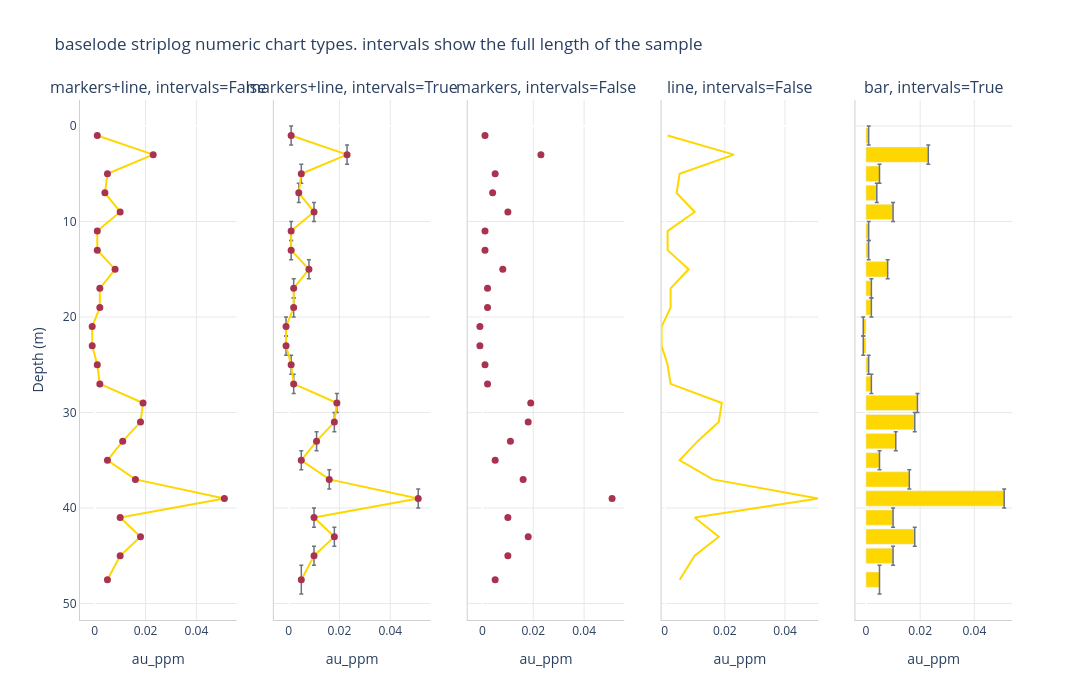

The code cell stored with this chart in its notebook:
### Markdown cell above
### Numeric — Assay (Au PPM)

### Code cell
# Hole has Au data and matching collar + survey records
# hole_id is the full concatenated key; datasource_hole_id holds the short company hole id 
NUMERIC_HOLE = "81604ForrestaniaWWRC015"
df_assay_hole = assay_df[assay_df[HOLE_ID] == NUMERIC_HOLE]
print(f"{NUMERIC_HOLE}: {len(df_assay_hole)} intervals, {df_assay_hole['au_ppm'].notna().sum()} Au values")

# here we use subplots, which can be zoomed in tandem. 
from plotly.subplots import make_subplots

fig1 = plot_drillhole_trace(df=df_assay_hole, value_col="au_ppm", chart_type="markers+line", intervals=False)
fig2 = plot_drillhole_trace(df=df_assay_hole, value_col="au_ppm", chart_type="markers+line", intervals=True)
fig3 = plot_drillhole_trace(df=df_assay_hole, value_col="au_ppm", chart_type="markers", intervals=False)
fig4 = plot_drillhole_trace(df=df_assay_hole, value_col="au_ppm", chart_type="line", intervals=False)
fig5 = plot_drillhole_trace(df=df_assay_hole, value_col="au_ppm", chart_type="bar", intervals=True)

combined = make_subplots(rows=1, cols=5, shared_yaxes=True,
subplot_titles=["markers+line, intervals=False", "markers+line, intervals=True", "markers, intervals=False", "line, intervals=False", "bar, intervals=True"])
for trace in fig1.data:
    combined.add_trace(trace, row=1, col=1)
for trace in fig2.data:
    combined.add_trace(trace, row=1, col=2)
for trace in fig3.data:
    combined.add_trace(trace, row=1, col=3)
for trace in fig4.data:
    combined.add_trace(trace, row=1, col=4)
for trace in fig5.data:
    combined.add_trace(trace, row=1, col=5)

combined.update_layout(width=1500, height=700, showlegend=False,
paper_bgcolor="white", plot_bgcolor="white")
combined.update_xaxes(title_text="au_ppm", gridcolor="#e8e8e8", linecolor="#d0d0d0")
combined.update_yaxes(autorange="reversed", gridcolor="#e8e8e8", linecolor="#d0d0d0")
combined.update_yaxes(title_text="Depth (m)", row=1, col=1)

combined.update_layout(title_text=f"baselode striplog numeric chart types. intervals show the full length of the sample")

combined.show()

### Figure 1 — Plotly figure (JSON) as saved in the notebook; plotly's stock layout.template omitted (floating-point values rounded to 4 significant figures)
{"data": [{"customdata": [[46.0, 49.0], [44.0, 46.0], [42.0, 44.0], [40.0, 42.0], [38.0, 40.0], [36.0, 38.0], [34.0, 36.0], [32.0, 34.0], [30.0, 32.0], [28.0, 30.0], [26.0, 28.0], [24.0, 26.0], [22.0, 24.0], [20.0, 22.0], [18.0, 20.0], [16.0, 18.0], [14.0, 16.0], [12.0, 14.0], [10.0, 12.0], [8.0, 10.0], [6.0, 8.0], [4.0, 6.0], [2.0, 4.0], [0.0, 2.0]], "hovertemplate": "au_ppm: %{x}<br>from: %{customdata[0]:.3f} to: %{customdata[1]:.3f}<extra></extra>", "line": {"color": "#FFD700", "width": 2}, "marker": {"color": "#a8324f", "size": 7}, "mode": "lines+markers", "type": "scatter", "x": [0.005, 0.01, 0.018, 0.01, 0.051, 0.016, 0.005, 0.011, 0.018, 0.019, 0.002, 0.001, -0.001, -0.001, 0.002, 0.002, 0.008, 0.001, 0.001, 0.01, 0.004, 0.005, 0.023, 0.001], "xaxis": "x", "y": [47.5, 45.0, 43.0, 41.0, 39.0, 37.0, 35.0, 33.0, 31.0, 29.0, 27.0, 25.0, 23.0, 21.0, 19.0, 17.0, 15.0, 13.0, 11.0, 9.0, 7.0, 5.0, 3.0, 1.0], "yaxis": "y"}, {"customdata": [[46.0, 49.0], [44.0, 46.0], [42.0, 44.0], [40.0, 42.0], [38.0, 40.0], [36.0, 38.0], [34.0, 36.0], [32.0, 34.0], [30.0, 32.0], [28.0, 30.0], [26.0, 28.0], [24.0, 26.0], [22.0, 24.0], [20.0, 22.0], [18.0, 20.0], [16.0, 18.0], [14.0, 16.0], [12.0, 14.0], [10.0, 12.0], [8.0, 10.0], [6.0, 8.0], [4.0, 6.0], [2.0, 4.0], [0.0, 2.0]], "error_y": {"array": [1.5, 1.0, 1.0, 1.0, 1.0, 1.0, 1.0, 1.0, 1.0, 1.0, 1.0, 1.0, 1.0, 1.0, 1.0, 1.0, 1.0, 1.0, 1.0, 1.0, 1.0, 1.0, 1.0, 1.0], "arrayminus": [1.5, 1.0, 1.0, 1.0, 1.0, 1.0, 1.0, 1.0, 1.0, 1.0, 1.0, 1.0, 1.0, 1.0, 1.0, 1.0, 1.0, 1.0, 1.0, 1.0, 1.0, 1.0, 1.0, 1.0], "color": "#6b7280", "symmetric": false, "thickness": 1.5, "type": "data", "width": 2}, "hovertemplate": "au_ppm: %{x}<br>from: %{customdata[0]:.3f} to: %{customdata[1]:.3f}<extra></extra>", "line": {"color": "#FFD700", "width": 2}, "marker": {"color": "#a8324f", "size": 7}, "mode": "lines+markers", "type": "scatter", "x": [0.005, 0.01, 0.018, 0.01, 0.051, 0.016, 0.005, 0.011, 0.018, 0.019, 0.002, 0.001, -0.001, -0.001, 0.002, 0.002, 0.008, 0.001, 0.001, 0.01, 0.004, 0.005, 0.023, 0.001], "xaxis": "x2", "y": [47.5, 45.0, 43.0, 41.0, 39.0, 37.0, 35.0, 33.0, 31.0, 29.0, 27.0, 25.0, 23.0, 21.0, 19.0, 17.0, 15.0, 13.0, 11.0, 9.0, 7.0, 5.0, 3.0, 1.0], "yaxis": "y2"}, {"customdata": [[46.0, 49.0], [44.0, 46.0], [42.0, 44.0], [40.0, 42.0], [38.0, 40.0], [36.0, 38.0], [34.0, 36.0], [32.0, 34.0], [30.0, 32.0], [28.0, 30.0], [26.0, 28.0], [24.0, 26.0], [22.0, 24.0], [20.0, 22.0], [18.0, 20.0], [16.0, 18.0], [14.0, 16.0], [12.0, 14.0], [10.0, 12.0], [8.0, 10.0], [6.0, 8.0], [4.0, 6.0], [2.0, 4.0], [0.0, 2.0]], "hovertemplate": "au_ppm: %{x}<br>from: %{customdata[0]:.3f} to: %{customdata[1]:.3f}<extra></extra>", "line": {"color": "#FFD700", "width": 2}, "marker": {"color": "#a8324f", "size": 7}, "mode": "markers", "type": "scatter", "x": [0.005, 0.01, 0.018, 0.01, 0.051, 0.016, 0.005, 0.011, 0.018, 0.019, 0.002, 0.001, -0.001, -0.001, 0.002, 0.002, 0.008, 0.001, 0.001, 0.01, 0.004, 0.005, 0.023, 0.001], "xaxis": "x3", "y": [47.5, 45.0, 43.0, 41.0, 39.0, 37.0, 35.0, 33.0, 31.0, 29.0, 27.0, 25.0, 23.0, 21.0, 19.0, 17.0, 15.0, 13.0, 11.0, 9.0, 7.0, 5.0, 3.0, 1.0], "yaxis": "y3"}, {"customdata": [[46.0, 49.0], [44.0, 46.0], [42.0, 44.0], [40.0, 42.0], [38.0, 40.0], [36.0, 38.0], [34.0, 36.0], [32.0, 34.0], [30.0, 32.0], [28.0, 30.0], [26.0, 28.0], [24.0, 26.0], [22.0, 24.0], [20.0, 22.0], [18.0, 20.0], [16.0, 18.0], [14.0, 16.0], [12.0, 14.0], [10.0, 12.0], [8.0, 10.0], [6.0, 8.0], [4.0, 6.0], [2.0, 4.0], [0.0, 2.0]], "hovertemplate": "au_ppm: %{x}<br>from: %{customdata[0]:.3f} to: %{customdata[1]:.3f}<extra></extra>", "line": {"color": "#FFD700", "width": 2}, "marker": {"color": "#a8324f", "size": 7}, "mode": "lines", "type": "scatter", "x": [0.005, 0.01, 0.018, 0.01, 0.051, 0.016, 0.005, 0.011, 0.018, 0.019, 0.002, 0.001, -0.001, -0.001, 0.002, 0.002, 0.008, 0.001, 0.001, 0.01, 0.004, 0.005, 0.023, 0.001], "xaxis": "x4", "y": [47.5, 45.0, 43.0, 41.0, 39.0, 37.0, 35.0, 33.0, 31.0, 29.0, 27.0, 25.0, 23.0, 21.0, 19.0, 17.0, 15.0, 13.0, 11.0, 9.0, 7.0, 5.0, 3.0, 1.0], "yaxis": "y4"}, {"customdata": [[46.0, 49.0], [44.0, 46.0], [42.0, 44.0], [40.0, 42.0], [38.0, 40.0], [36.0, 38.0], [34.0, 36.0], [32.0, 34.0], [30.0, 32.0], [28.0, 30.0], [26.0, 28.0], [24.0, 26.0], [22.0, 24.0], [20.0, 22.0], [18.0, 20.0], [16.0, 18.0], [14.0, 16.0], [12.0, 14.0], [10.0, 12.0], [8.0, 10.0], [6.0, 8.0], [4.0, 6.0], [2.0, 4.0], [0.0, 2.0]], "error_y": {"array": [1.5, 1.0, 1.0, 1.0, 1.0, 1.0, 1.0, 1.0, 1.0, 1.0, 1.0, 1.0, 1.0, 1.0, 1.0, 1.0, 1.0, 1.0, 1.0, 1.0, 1.0, 1.0, 1.0, 1.0], "arrayminus": [1.5, 1.0, 1.0, 1.0, 1.0, 1.0, 1.0, 1.0, 1.0, 1.0, 1.0, 1.0, 1.0, 1.0, 1.0, 1.0, 1.0, 1.0, 1.0, 1.0, 1.0, 1.0, 1.0, 1.0], "color": "#6b7280", "symmetric": false, "thickness": 1.5, "type": "data", "width": 2}, "hovertemplate": "au_ppm: %{x}<br>from: %{customdata[0]:.3f} to: %{customdata[1]:.3f}<extra></extra>", "marker": {"color": "#FFD700"}, "orientation": "h", "type": "bar", "x": [0.005, 0.01, 0.018, 0.01, 0.051, 0.016, 0.005, 0.011, 0.018, 0.019, 0.002, 0.001, -0.001, -0.001, 0.002, 0.002, 0.008, 0.001, 0.001, 0.01, 0.004, 0.005, 0.023, 0.001], "xaxis": "x5", "y": [47.5, 45.0, 43.0, 41.0, 39.0, 37.0, 35.0, 33.0, 31.0, 29.0, 27.0, 25.0, 23.0, 21.0, 19.0, 17.0, 15.0, 13.0, 11.0, 9.0, 7.0, 5.0, 3.0, 1.0], "yaxis": "y5"}], "layout": {"annotations": [{"font": {"size": 16}, "showarrow": false, "text": "markers+line, intervals=False", "x": 0.084, "xanchor": "center", "xref": "paper", "y": 1.0, "yanchor": "bottom", "yref": "paper"}, {"font": {"size": 16}, "showarrow": false, "text": "markers+line, intervals=True", "x": 0.292, "xanchor": "center", "xref": "paper", "y": 1.0, "yanchor": "bottom", "yref": "paper"}, {"font": {"size": 16}, "showarrow": false, "text": "markers, intervals=False", "x": 0.5, "xanchor": "center", "xref": "paper", "y": 1.0, "yanchor": "bottom", "yref": "paper"}, {"font": {"size": 16}, "showarrow": false, "text": "line, intervals=False", "x": 0.708, "xanchor": "center", "xref": "paper", "y": 1.0, "yanchor": "bottom", "yref": "paper"}, {"font": {"size": 16}, "showarrow": false, "text": "bar, intervals=True", "x": 0.916, "xanchor": "center", "xref": "paper", "y": 1.0, "yanchor": "bottom", "yref": "paper"}], "height": 700, "paper_bgcolor": "white", "plot_bgcolor": "white", "showlegend": false, "title": {"text": "baselode striplog numeric chart types. intervals show the full length of the sample"}, "width": 1500, "xaxis": {"anchor": "y", "domain": [0.0, 0.168], "gridcolor": "#e8e8e8", "linecolor": "#d0d0d0", "title": {"text": "au_ppm"}}, "xaxis2": {"anchor": "y2", "domain": [0.208, 0.376], "gridcolor": "#e8e8e8", "linecolor": "#d0d0d0", "title": {"text": "au_ppm"}}, "xaxis3": {"anchor": "y3", "domain": [0.416, 0.584], "gridcolor": "#e8e8e8", "linecolor": "#d0d0d0", "title": {"text": "au_ppm"}}, "xaxis4": {"anchor": "y4", "domain": [0.624, 0.792], "gridcolor": "#e8e8e8", "linecolor": "#d0d0d0", "title": {"text": "au_ppm"}}, "xaxis5": {"anchor": "y5", "domain": [0.832, 1.0], "gridcolor": "#e8e8e8", "linecolor": "#d0d0d0", "title": {"text": "au_ppm"}}, "yaxis": {"anchor": "x", "autorange": "reversed", "domain": [0.0, 1.0], "gridcolor": "#e8e8e8", "linecolor": "#d0d0d0", "title": {"text": "Depth (m)"}}, "yaxis2": {"anchor": "x2", "autorange": "reversed", "domain": [0.0, 1.0], "gridcolor": "#e8e8e8", "linecolor": "#d0d0d0", "matches": "y", "showticklabels": false}, "yaxis3": {"anchor": "x3", "autorange": "reversed", "domain": [0.0, 1.0], "gridcolor": "#e8e8e8", "linecolor": "#d0d0d0", "matches": "y", "showticklabels": false}, "yaxis4": {"anchor": "x4", "autorange": "reversed", "domain": [0.0, 1.0], "gridcolor": "#e8e8e8", "linecolor": "#d0d0d0", "matches": "y", "showticklabels": false}, "yaxis5": {"anchor": "x5", "autorange": "reversed", "domain": [0.0, 1.0], "gridcolor": "#e8e8e8", "linecolor": "#d0d0d0", "matches": "y", "showticklabels": false}}}
